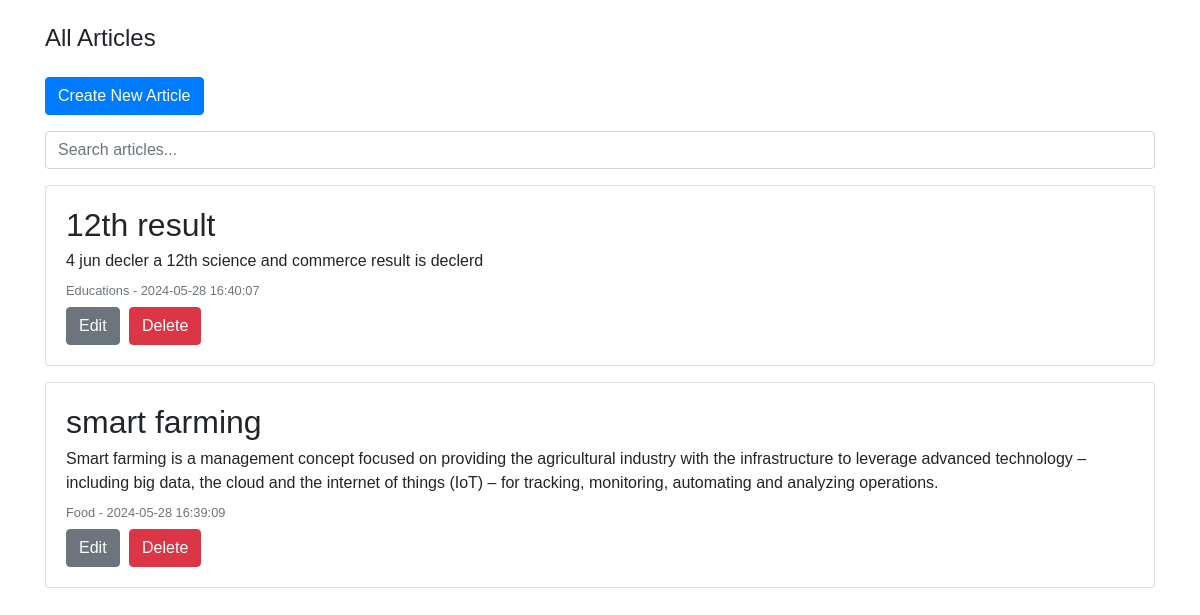
The page / on the database its author committed.
### tables this page shows
CREATE TABLE `articles` (
  `id` int(11) NOT NULL,
  `title` varchar(255) NOT NULL,
  `description` text NOT NULL,
  `category` varchar(255) NOT NULL,
  `slug` varchar(255) NOT NULL,
  `created_at` timestamp NOT NULL DEFAULT current_timestamp()
);

### index.php (the view, shortened to what this page needs)
<?php
include 'config.php';
$query = "SELECT * FROM articles ORDER BY created_at DESC";
$result = $conn->query($query);
?>
<!DOCTYPE html>
<html>
<head>
    <link href="https://stackpath.bootstrapcdn.com/bootstrap/4.5.2/css/bootstrap.min.css" rel="stylesheet">
    <link rel="stylesheet" type="text/css" href="assets/css/styles.css">
</head>
<body>
    <div class="container mt-4">
        <h1 class="mb-4">All Articles</h1>
        <a class="btn btn-primary mb-3" href="create.php">Create New Article</a>
        <input type="text" id="search" class="form-control mb-3" placeholder="Search articles...">
        <div id="articles">
            <?php while($row = $result->fetch_assoc()): ?>
                <div class="card mb-3">
                    <div class="card-body">
                        <h2 class="card-title"><?php echo $row['title']; ?></h2>
                        <p class="card-text"><?php echo $row['description']; ?></p>
                        <p class="card-text"><small class="text-muted"><?php echo $row['category']; ?> - <?php echo $row['created_at']; ?></small></p>
                        <a class="btn btn-secondary" href="edit.php?id=<?php echo $row['id']; ?>">Edit</a>
                        <a class="btn btn-danger delete-article" data-id="<?php echo $row['id']; ?>" href="#">Delete</a>
                    </div>
                </div>
            <?php endwhile; ?>
        </div>
    </div>
</body>
</html>

### assets/css/styles.css (style rules this page uses)
body { font-family: Arial, sans-serif; }
h1 { font-size: 24px; }
.card-title { margin: 0; }
.card-text { margin: 5px 0; }
.btn { margin-right: 5px; }

### rows shown on the page
articles: title "12th result", description "4 jun decler a 12th science and commerce result is declerd", category "Educations", created_at "2024-05-28 16:40:07"
articles: title "smart farming", description "Smart farming is a management concept focused on providing the agricultural industry with the infrastructure to leverage advanced technology – including big data, the cloud and the internet of things (IoT) – for tracking, monitoring, automating and analyzing operations.", category "Food", created_at "2024-05-28 16:39:09"
